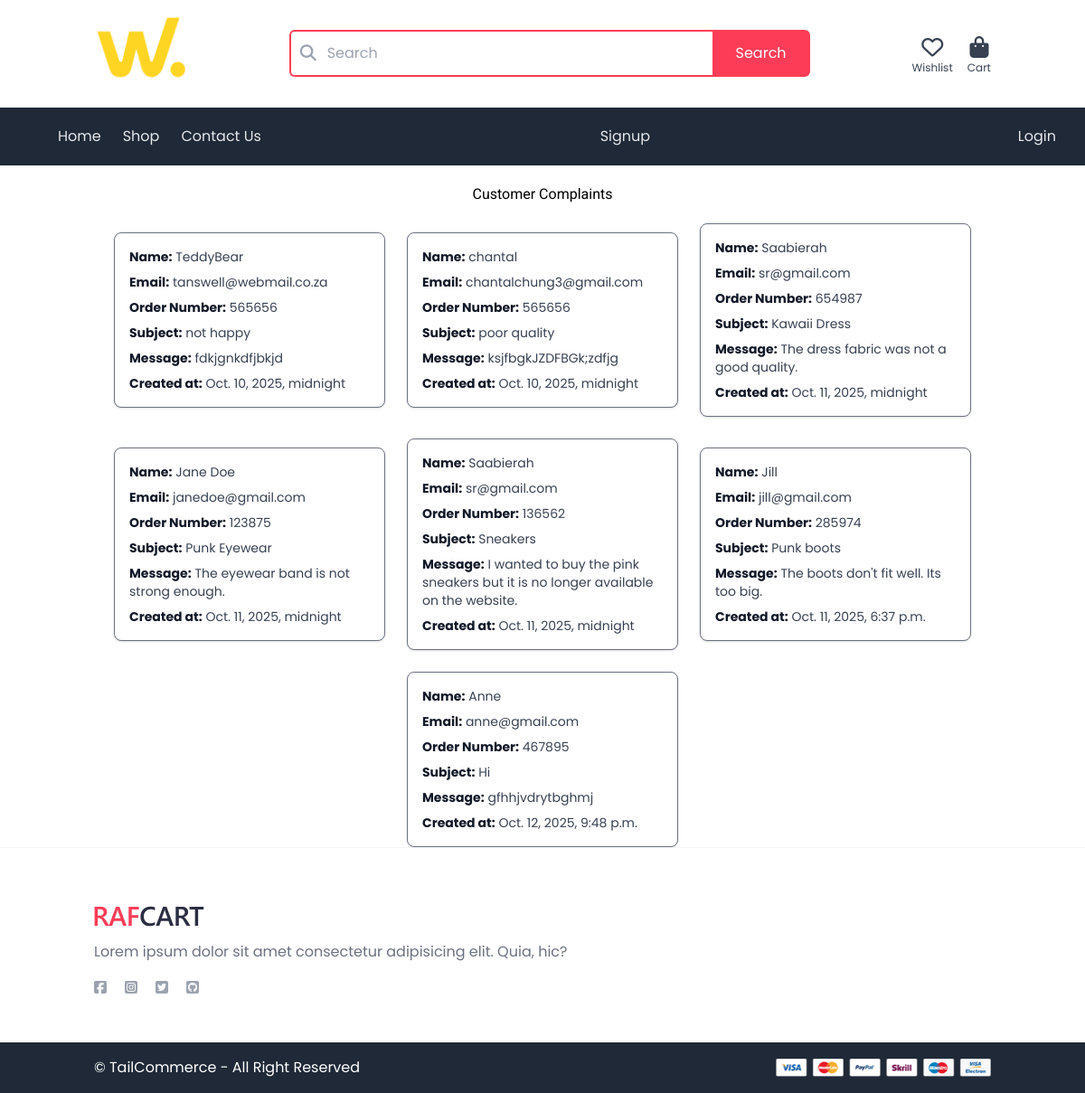
The page /dashboard/customer-complaints/ on the database its author committed.
### complaint/models.py (models this page shows, shortened)
class Complaint(models.Model):
    name = models.CharField(max_length=100)
    email = models.EmailField()
    order_number = models.CharField(max_length=6)
    subject = models.CharField(max_length=200)
    message = models.TextField()
    created_at = models.DateTimeField(auto_now_add=True)

### dashboard/views.py (the view)
# urls.py: path('customer-complaints/', views.customer_complaints, name='customer-complaints'),
def customer_complaints(request):
    complaints = Complaint.objects.all()
    return render(request, 'dashboard/customer-complaints.html', {'complaints': complaints})

### dashboard/templates/dashboard/customer-complaints.html (shortened to what this page needs)
{% extends 'core/base.html' %}
{% block content %}
<div class="my-5 flex justify-center items-center">
    <h1>Customer Complaints</h1>
</div>
<div class="flex justify-center items-center flex-wrap gap-6">
    {% for complaint in complaints %}
        <div class="w-full sm:w-1/2 md:w-1/3 lg:w-1/4 bg-white border border-1 border-gray-500 rounded-lg shadow p-4">
            <ul class="space-y-2 text-sm text-gray-700">
                <li><strong class="text-gray-900">Name:</strong> {{ complaint.name }}</li>
                <li><strong class="text-gray-900">Email:</strong> {{ complaint.email }}</li>
                <li><strong class="text-gray-900">Order Number:</strong> {{ complaint.order_number }}</li>
                <li><strong class="text-gray-900">Subject:</strong> {{ complaint.subject }}</li>
                <li><strong class="text-gray-900">Message:</strong> {{ complaint.message }}</li>
                <li><strong class="text-gray-900">Created at:</strong> {{ complaint.created_at }}</li>
            </ul>
        </div>
    {% endfor %}
</div>
{% endblock %}

### rows shown on the page
Complaint: name "TeddyBear", email "tanswell@webmail.co.za", order_number "565656", subject "not happy", message "fdkjgnkdfjbkjd", created_at "Oct. 10, 2025, midnight"
Complaint: name "chantal", email "chantalchung3@gmail.com", order_number "565656", subject "poor quality", message "ksjfbgkJZDFBGk;zdfjg", created_at "Oct. 10, 2025, midnight"
Complaint: name "Saabierah", email "sr@gmail.com", order_number "654987", subject "Kawaii Dress", message "The dress fabric was not a good quality.", created_at "Oct. 11, 2025, midnight"
Complaint: name "Jane Doe", email "janedoe@gmail.com", order_number "123875", subject "Punk Eyewear", message "The eyewear band is not strong enough.", created_at "Oct. 11, 2025, midnight"
Complaint: name "Saabierah", email "sr@gmail.com", order_number "136562", subject "Sneakers", message "I wanted to buy the pink sneakers but it is no longer available on the website.", created_at "Oct. 11, 2025, midnight"
Complaint: name "Jill", email "jill@gmail.com", order_number "285974", subject "Punk boots", message "The boots don't fit well. Its too big.", created_at "Oct. 11, 2025, 6:37 p.m."
Complaint: name "Anne", email "anne@gmail.com", order_number "467895", subject "Hi", message "gfhhjvdrytbghmj", created_at "Oct. 12, 2025, 9:48 p.m."
